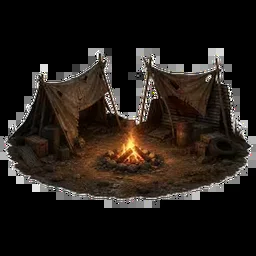
#> input picture assets/art/buildings/camp-d1.webp, 256 x 256 px
$ python -i gen_bloque_b.py   (imports and definitions only)
#> lines starting #> are read from the running program, lines starting #| are printed output that depends on the picture
# -*- coding: utf-8 -*-
"""
Genera el Bloque B del mapa Zona Zero.
- Mismas texturas y escala que el Bloque A (mapa maestro 4096x1360).
- Composicion diferente: caminos distintos, parcelas distintas, vegetacion variada.
- Blending de costura con el borde inferior del Bloque A.
- Produce: mapa-4096x2720-B-real.png (A intacto arriba + B nuevo abajo).
"""
from __future__ import annotations
import math, random
from pathlib import Path
from PIL import Image, ImageChops, ImageDraw, ImageEnhance, ImageFilter

ROOT  = Path(r"W:\juegos\zona-zero")
ART   = ROOT / "assets" / "art"
OUT   = Path(r"W:\juegos\zona-zero\dev\harness-camera")
MAP_A = ROOT / "docs" / "map-grid-pilot" / "approved-master" / "00-MAPA_MAESTRO_APROBADO.png"

W, H = 4096, 1360  # tamano de cada bloque — identico a A

M_DIRT, M_PATH = 0, 2

def rng(seed=99): return random.Random(seed)

def load_rgb(p): return Image.open(p).convert("RGB")
def load_rgba(p): return Image.open(p).convert("RGBA")

# [11 lines left out: function tile, not called in this run]

def clamp(v, a, b): return max(a, min(b, v))

# ── GROUND ─────────────────────────────────────────────────────────────────
# [42 lines left out: function build_ground_b, not called in this run]

# ── CAMINOS ────────────────────────────────────────────────────────────────
def bezier(p0, p1, p2, n=48):
    pts = []
    for i in range(n + 1):
        t = i / n; u = 1 - t
        pts.append((
            int(u*u*p0[0] + 2*u*t*p1[0] + t*t*p2[0]),
            int(u*u*p0[1] + 2*u*t*p1[1] + t*t*p2[1]),
        ))
    return pts

def paint_dirt_track(img, pts, width):
    layer = Image.new("RGBA", (W, H), (0,0,0,0))
    d = ImageDraw.Draw(layer)
    d.line(pts, fill=(96,80,60,115), width=width, joint="curve")
    d.line(pts, fill=(118,100,76,72), width=max(10, width-18), joint="curve")
    off = max(3, width // 7)
    d.line([(x, y-off) for x,y in pts], fill=(72,58,42,140), width=2, joint="curve")
    d.line([(x, y+off) for x,y in pts], fill=(68,54,40,140), width=2, joint="curve")
    layer = layer.filter(ImageFilter.GaussianBlur(0.9))
    return Image.alpha_composite(img.convert("RGBA"), layer).convert("RGB")

# [8 lines left out: function paint_wide_track, not called in this run]

def add_paths_b(img):
    """
    Caminos del Bloque B.
    Los caminos verticales de A llegan al borde inferior de A (y=1360 del mundo).
    En B esos mismos caminos continuan desde y=0 del bloque (= y=1360 del mundo),
    con pequenas desviaciones plausibles.

    Caminos verticales de A (en coordenadas A, CW=170px col):
      - col ~7  x≈1190   (camino vertical izq)
      - col ~16 x≈2720   (camino vertical der)
    Estos x deben coincidir en el borde superior de B (y=0 de este bloque).
    """
    r = rng(42)

    # ── Caminos verticales que continuan desde A ──
    # Camino izquierdo: x≈1190 en A → continua en B con ligera deriva
    img = paint_dirt_track(img,
        bezier((1190, 0), (1160, H//2), (1195+r.randint(-20,20), H)),
        width=52)

    # Camino derecho: x≈2720 en A → continua
    img = paint_dirt_track(img,
        bezier((2720, 0), (2750, H//2), (2715+r.randint(-20,20), H)),
        width=52)

    # ── Camino horizontal secundario en el tercio superior de B ──
    # (no hay asfalto — tierra compactada)
    y_sec = int(H * 0.30)
    sec_pts = []
    for i in range(0, W+1, 48):
        wave = math.sin(i/480)*18 + math.sin(i/195)*8
        sec_pts.append((i, int(y_sec + wave)))
    img = paint_wide_track(img, sec_pts, width=80)

    # ── Caminos menores diagonales (parcelas) ──
    img = paint_dirt_track(img,
        bezier((0, int(H*0.12)), (int(W*0.18), int(H*0.38)), (int(W*0.32), int(H*0.28))),
        width=38)
    img = paint_dirt_track(img,
        bezier((int(W*0.55), int(H*0.10)), (int(W*0.62), int(H*0.48)), (int(W*0.58), int(H*0.72))),
        width=36)
    img = paint_dirt_track(img,
        bezier((int(W*0.72), int(H*0.20)), (int(W*0.80), int(H*0.60)), (int(W*0.78), H-10)),
        width=36)
    img = paint_dirt_track(img,
        bezier((int(W*0.35), int(H*0.55)), (int(W*0.50), int(H*0.72)), (int(W*0.45), H-8)),
        width=34)

    # ── Camino corto transversal ──
    img = paint_dirt_track(img,
        bezier((int(W*0.32), int(H*0.28)), (int(W*0.44), int(H*0.26)), (int(W*0.56), int(H*0.24))),
        width=32)

    # Detalles de rodadas
    d = ImageDraw.Draw(img)
    for _ in range(60):
        x = r.randint(0, W-1)
        y = r.randint(0, H-1)
        d.line([(x,y),(x+r.randint(-16,16), y+r.randint(-6,6))], fill=(100,82,60), width=1)
    return img

# ── VEGETACION Y PROPS ─────────────────────────────────────────────────────
# [207 lines left out: functions paste_rgba_b, add_props_b, add_surface_detail, match_tone_to_a, blend_seam, main, not called in this run]

# [2 lines not run here, left out]

>>> import cv2
>>> picture = cv2.imread('../../assets/art/buildings/camp-d1.webp', cv2.IMREAD_GRAYSCALE)
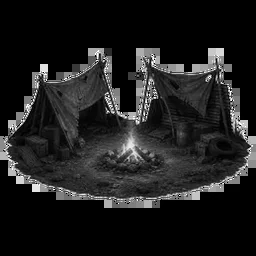
#> picture: shape (256, 256); min 0, max 255, mean 30.5
>>> result = add_paths_b(picture)
#> in paint_dirt_track, `layer = Image.new("RGBA", (W, H), (0,0,0,0))`: layer: PIL image 4096x1360 RGBA; every value is 0
#> in paint_dirt_track, `layer = layer.filter(ImageFilter.GaussianBlur(0.9))`:
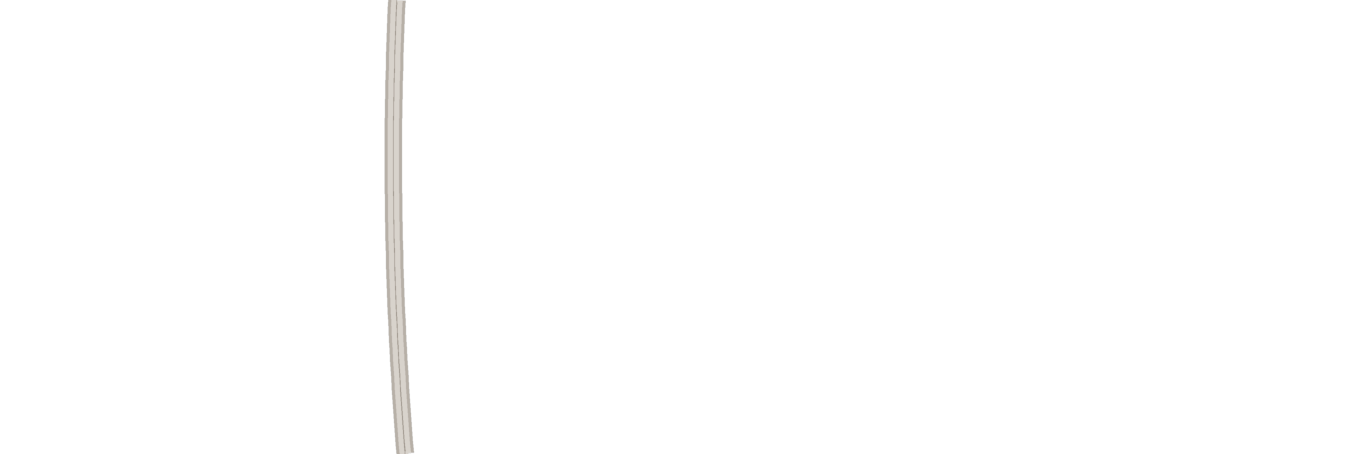
#> layer: PIL image 4096x1360 RGBA (shown at 1/3 size); mean R, G, B, A 1.4, 1.2, 0.9, 1.1; transparent parts drawn white
#> (the run stopped early here; a loop or call above may not have finished)

$ run again, on assets/art/intro/refuge.jpg
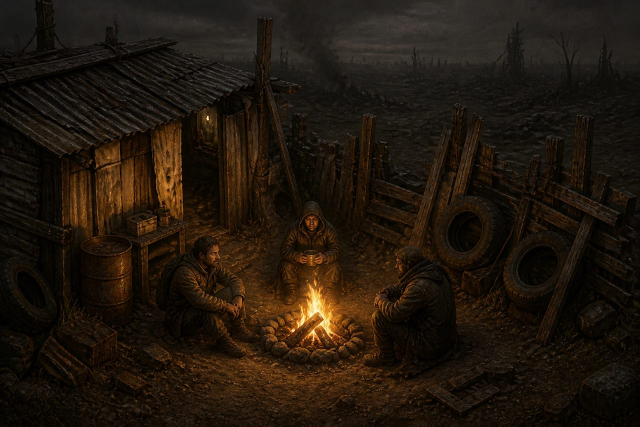
#> input picture assets/art/intro/refuge.jpg, 1280 x 853 px (shown at 1/2 size)
#> `picture = cv2.imread('../../assets/art/buildings/camp-d1.webp', cv2.IM..`:
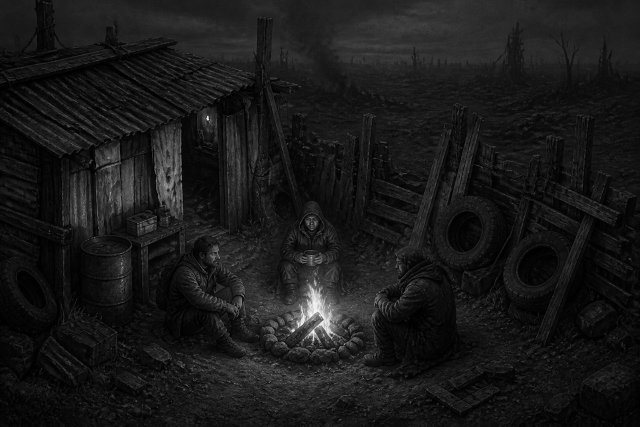
#> picture: shape (853, 1280) (shown at 1/2 size); min 0, max 255, mean 25.2
